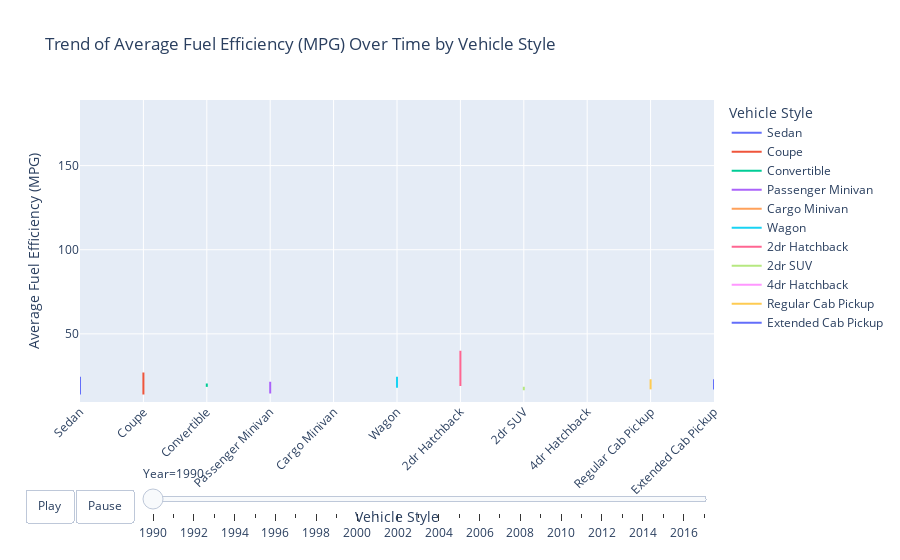

This figure's notebook cell:
### Markdown cell above
Task 4: How does the fuel efficiency of cars vary across different body styles and model years? 

_Hints: Line chart to show the trend of fuel efficiency (MPG) over time for each body style._

### Code cell
# Step 1: Import Required Libraries
import pandas as pd
import plotly.express as px

# Step 2: Load the CSV File
# Load the car_data CSV file
df = pd.read_csv('car_data.csv')

# Step 3: Calculate Average MPG
# Assuming the columns for highway MPG and city MPG are named 'highway MPG' and 'city mpg'
df['Average_MPG'] = (df['highway MPG'] + df['city mpg']) / 2

# Step 4: Sort DataFrame by Year
df['Year'] = pd.to_numeric(df['Year'], errors='coerce')  # Ensure Year is numeric
df = df.sort_values(by='Year')  # Sort by Year in ascending order

# Step 5: Filter Vehicle Styles with More Than One Data Point
# Count the number of years for each vehicle style
vehicle_style_counts = df['Vehicle Style'].value_counts()
valid_vehicle_styles = vehicle_style_counts[vehicle_style_counts > 1].index.tolist()

# Filter the DataFrame to include only valid vehicle styles
filtered_df = df[df['Vehicle Style'].isin(valid_vehicle_styles)]

# Step 6: Create the Line Chart with Plotly
# Create a line plot with dropdown for filtering by year
fig = px.line(filtered_df, 
              x='Vehicle Style', 
              y='Average_MPG', 
              color='Vehicle Style', 
              line_group='Vehicle Style', 
              title='Trend of Average Fuel Efficiency (MPG) Over Time by Vehicle Style',
              animation_frame='Year', 
              range_y=[filtered_df['Average_MPG'].min(), filtered_df['Average_MPG'].max()])  # Autoscale y-axis

# Update layout for better readability
fig.update_layout(
    xaxis_title='Vehicle Style',
    yaxis_title='Average Fuel Efficiency (MPG)',
    xaxis_tickangle=-45,
    legend_title_text='Vehicle Style',
    updatemenus=[{
        'buttons': [
            {
                'args': [None, {'frame': {'duration': 500, 'redraw': True}, 'mode': 'immediate'}],
                'label': 'Play',
                'method': 'animate'
            },
            {
                'args': [[None], {'frame': {'duration': 0, 'redraw': True}, 'mode': 'immediate'}],
                'label': 'Pause',
                'method': 'animate'
            }
        ],
        'direction': 'left',
        'pad': {'r': 10, 't': 87},
        'showactive': False,
        'type': 'buttons',
        'x': 0.1,
        'xanchor': 'right',
        'y': 0,
        'yanchor': 'top'
    }]
)

# Show the plot
fig.show()

### Figure 1 — Plotly figure (JSON) as saved in the notebook; plotly's stock layout.template omitted (floating-point values rounded to 4 significant figures)
{"data": [{"hovertemplate": "Vehicle Style=%{x}<br>Year=1990<br>Average_MPG=%{y}<extra></extra>", "legendgroup": "Sedan", "line": {"color": "#636efa", "dash": "solid"}, "marker": {"symbol": "circle"}, "mode": "lines", "name": "Sedan", "orientation": "v", "showlegend": true, "type": "scatter", "x": ["Sedan", "Sedan", "Sedan", "Sedan", "Sedan", "Sedan", "Sedan", "Sedan", "Sedan", "Sedan", "Sedan", "Sedan", "Sedan", "Sedan", "Sedan", "Sedan", "Sedan", "Sedan", "Sedan", "Sedan", "Sedan", "Sedan", "Sedan", "Sedan", "Sedan", "Sedan"], "xaxis": "x", "y": [19, 18.5, 19.5, 24.5, 24, 24, 19.5, 20.5, 15.5, 18.5, 18, 22, 20.5, 14, 24.5, 22, 23.5, 22.5, 21, 21, 17, 18, 20.5, 22.5, 18, 19], "yaxis": "y"}, {"hovertemplate": "Vehicle Style=%{x}<br>Year=1990<br>Average_MPG=%{y}<extra></extra>", "legendgroup": "Coupe", "line": {"color": "#EF553B", "dash": "solid"}, "marker": {"symbol": "circle"}, "mode": "lines", "name": "Coupe", "orientation": "v", "showlegend": true, "type": "scatter", "x": ["Coupe", "Coupe", "Coupe", "Coupe", "Coupe", "Coupe", "Coupe", "Coupe", "Coupe", "Coupe", "Coupe"], "xaxis": "x", "y": [20.5, 20, 24.5, 24, 20, 24, 14, 17, 18, 27, 18.5], "yaxis": "y"}, {"hovertemplate": "Vehicle Style=%{x}<br>Year=1990<br>Average_MPG=%{y}<extra></extra>", "legendgroup": "Convertible", "line": {"color": "#00cc96", "dash": "solid"}, "marker": {"symbol": "circle"}, "mode": "lines", "name": "Convertible", "orientation": "v", "showlegend": true, "type": "scatter", "x": ["Convertible", "Convertible", "Convertible", "Convertible"], "xaxis": "x", "y": [20.5, 19.5, 19.5, 18.5], "yaxis": "y"}, {"hovertemplate": "Vehicle Style=%{x}<br>Year=1990<br>Average_MPG=%{y}<extra></extra>", "legendgroup": "Passenger Minivan", "line": {"color": "#ab63fa", "dash": "solid"}, "marker": {"symbol": "circle"}, "mode": "lines", "name": "Passenger Minivan", "orientation": "v", "showlegend": true, "type": "scatter", "x": ["Passenger Minivan", "Passenger Minivan", "Passenger Minivan", "Passenger Minivan", "Passenger Minivan", "Passenger Minivan", "Passenger Minivan", "Passenger Minivan", "Passenger Minivan", "Passenger Minivan"], "xaxis": "x", "y": [18, 17, 17.5, 14.5, 15.5, 17, 21.5, 19.5, 18, 20], "yaxis": "y"}, {"hovertemplate": "Vehicle Style=%{x}<br>Year=1990<br>Average_MPG=%{y}<extra></extra>", "legendgroup": "Cargo Minivan", "line": {"color": "#FFA15A", "dash": "solid"}, "marker": {"symbol": "circle"}, "mode": "lines", "name": "Cargo Minivan", "orientation": "v", "showlegend": true, "type": "scatter", "x": ["Cargo Minivan"], "xaxis": "x", "y": [19], "yaxis": "y"}, {"hovertemplate": "Vehicle Style=%{x}<br>Year=1990<br>Average_MPG=%{y}<extra></extra>", "legendgroup": "Wagon", "line": {"color": "#19d3f3", "dash": "solid"}, "marker": {"symbol": "circle"}, "mode": "lines", "name": "Wagon", "orientation": "v", "showlegend": true, "type": "scatter", "x": ["Wagon", "Wagon", "Wagon", "Wagon", "Wagon", "Wagon", "Wagon", "Wagon", "Wagon", "Wagon"], "xaxis": "x", "y": [18.5, 18.5, 22, 18.5, 18, 22.5, 22.5, 24.5, 22, 18.5], "yaxis": "y"}, {"hovertemplate": "Vehicle Style=%{x}<br>Year=1990<br>Average_MPG=%{y}<extra></extra>", "legendgroup": "2dr Hatchback", "line": {"color": "#FF6692", "dash": "solid"}, "marker": {"symbol": "circle"}, "mode": "lines", "name": "2dr Hatchback", "orientation": "v", "showlegend": true, "type": "scatter", "x": ["2dr Hatchback", "2dr Hatchback", "2dr Hatchback", "2dr Hatchback", "2dr Hatchback"], "xaxis": "x", "y": [19, 19.5, 29.5, 40, 27], "yaxis": "y"}, {"hovertemplate": "Vehicle Style=%{x}<br>Year=1990<br>Average_MPG=%{y}<extra></extra>", "legendgroup": "2dr SUV", "line": {"color": "#B6E880", "dash": "solid"}, "marker": {"symbol": "circle"}, "mode": "lines", "name": "2dr SUV", "orientation": "v", "showlegend": true, "type": "scatter", "x": ["2dr SUV", "2dr SUV", "2dr SUV", "2dr SUV"], "xaxis": "x", "y": [18, 17.5, 16.5, 18.5], "yaxis": "y"}, {"hovertemplate": "Vehicle Style=%{x}<br>Year=1990<br>Average_MPG=%{y}<extra></extra>", "legendgroup": "4dr Hatchback", "line": {"color": "#FF97FF", "dash": "solid"}, "marker": {"symbol": "circle"}, "mode": "lines", "name": "4dr Hatchback", "orientation": "v", "showlegend": true, "type": "scatter", "x": ["4dr Hatchback", "4dr Hatchback"], "xaxis": "x", "y": [26.5, 26.5], "yaxis": "y"}, {"hovertemplate": "Vehicle Style=%{x}<br>Year=1990<br>Average_MPG=%{y}<extra></extra>", "legendgroup": "Regular Cab Pickup", "line": {"color": "#FECB52", "dash": "solid"}, "marker": {"symbol": "circle"}, "mode": "lines", "name": "Regular Cab Pickup", "orientation": "v", "showlegend": true, "type": "scatter", "x": ["Regular Cab Pickup", "Regular Cab Pickup"], "xaxis": "x", "y": [17, 23], "yaxis": "y"}, {"hovertemplate": "Vehicle Style=%{x}<br>Year=1990<br>Average_MPG=%{y}<extra></extra>", "legendgroup": "Extended Cab Pickup", "line": {"color": "#636efa", "dash": "solid"}, "marker": {"symbol": "circle"}, "mode": "lines", "name": "Extended Cab Pickup", "orientation": "v", "showlegend": true, "type": "scatter", "x": ["Extended Cab Pickup", "Extended Cab Pickup"], "xaxis": "x", "y": [23, 17], "yaxis": "y"}], "layout": {"legend": {"title": {"text": "Vehicle Style"}, "tracegroupgap": 0}, "sliders": [{"active": 0, "currentvalue": {"prefix": "Year="}, "len": 0.9, "pad": {"b": 10, "t": 60}, "steps": [{"args": [["1990"], {"frame": {"duration": 0, "redraw": false}, "fromcurrent": true, "mode": "immediate", "transition": {"duration": 0, "easing": "linear"}}], "label": "1990", "method": "animate"}, {"args": [["1991"], {"frame": {"duration": 0, "redraw": false}, "fromcurrent": true, "mode": "immediate", "transition": {"duration": 0, "easing": "linear"}}], "label": "1991", "method": "animate"}, {"args": [["1992"], {"frame": {"duration": 0, "redraw": false}, "fromcurrent": true, "mode": "immediate", "transition": {"duration": 0, "easing": "linear"}}], "label": "1992", "method": "animate"}, {"args": [["1993"], {"frame": {"duration": 0, "redraw": false}, "fromcurrent": true, "mode": "immediate", "transition": {"duration": 0, "easing": "linear"}}], "label": "1993", "method": "animate"}, {"args": [["1994"], {"frame": {"duration": 0, "redraw": false}, "fromcurrent": true, "mode": "immediate", "transition": {"duration": 0, "easing": "linear"}}], "label": "1994", "method": "animate"}, {"args": [["1995"], {"frame": {"duration": 0, "redraw": false}, "fromcurrent": true, "mode": "immediate", "transition": {"duration": 0, "easing": "linear"}}], "label": "1995", "method": "animate"}, {"args": [["1996"], {"frame": {"duration": 0, "redraw": false}, "fromcurrent": true, "mode": "immediate", "transition": {"duration": 0, "easing": "linear"}}], "label": "1996", "method": "animate"}, {"args": [["1997"], {"frame": {"duration": 0, "redraw": false}, "fromcurrent": true, "mode": "immediate", "transition": {"duration": 0, "easing": "linear"}}], "label": "1997", "method": "animate"}, {"args": [["1998"], {"frame": {"duration": 0, "redraw": false}, "fromcurrent": true, "mode": "immediate", "transition": {"duration": 0, "easing": "linear"}}], "label": "1998", "method": "animate"}, {"args": [["1999"], {"frame": {"duration": 0, "redraw": false}, "fromcurrent": true, "mode": "immediate", "transition": {"duration": 0, "easing": "linear"}}], "label": "1999", "method": "animate"}, {"args": [["2000"], {"frame": {"duration": 0, "redraw": false}, "fromcurrent": true, "mode": "immediate", "transition": {"duration": 0, "easing": "linear"}}], "label": "2000", "method": "animate"}, {"args": [["2001"], {"frame": {"duration": 0, "redraw": false}, "fromcurrent": true, "mode": "immediate", "transition": {"duration": 0, "easing": "linear"}}], "label": "2001", "method": "animate"}, {"args": [["2002"], {"frame": {"duration": 0, "redraw": false}, "fromcurrent": true, "mode": "immediate", "transition": {"duration": 0, "easing": "linear"}}], "label": "2002", "method": "animate"}, {"args": [["2003"], {"frame": {"duration": 0, "redraw": false}, "fromcurrent": true, "mode": "immediate", "transition": {"duration": 0, "easing": "linear"}}], "label": "2003", "method": "animate"}, {"args": [["2004"], {"frame": {"duration": 0, "redraw": false}, "fromcurrent": true, "mode": "immediate", "transition": {"duration": 0, "easing": "linear"}}], "label": "2004", "method": "animate"}, {"args": [["2005"], {"frame": {"duration": 0, "redraw": false}, "fromcurrent": true, "mode": "immediate", "transition": {"duration": 0, "easing": "linear"}}], "label": "2005", "method": "animate"}, {"args": [["2006"], {"frame": {"duration": 0, "redraw": false}, "fromcurrent": true, "mode": "immediate", "transition": {"duration": 0, "easing": "linear"}}], "label": "2006", "method": "animate"}, {"args": [["2007"], {"frame": {"duration": 0, "redraw": false}, "fromcurrent": true, "mode": "immediate", "transition": {"duration": 0, "easing": "linear"}}], "label": "2007", "method": "animate"}, {"args": [["2008"], {"frame": {"duration": 0, "redraw": false}, "fromcurrent": true, "mode": "immediate", "transition": {"duration": 0, "easing": "linear"}}], "label": "2008", "method": "animate"}, {"args": [["2009"], {"frame": {"duration": 0, "redraw": false}, "fromcurrent": true, "mode": "immediate", "transition": {"duration": 0, "easing": "linear"}}], "label": "2009", "method": "animate"}, {"args": [["2010"], {"frame": {"duration": 0, "redraw": false}, "fromcurrent": true, "mode": "immediate", "transition": {"duration": 0, "easing": "linear"}}], "label": "2010", "method": "animate"}, {"args": [["2011"], {"frame": {"duration": 0, "redraw": false}, "fromcurrent": true, "mode": "immediate", "transition": {"duration": 0, "easing": "linear"}}], "label": "2011", "method": "animate"}, {"args": [["2012"], {"frame": {"duration": 0, "redraw": false}, "fromcurrent": true, "mode": "immediate", "transition": {"duration": 0, "easing": "linear"}}], "label": "2012", "method": "animate"}, {"args": [["2013"], {"frame": {"duration": 0, "redraw": false}, "fromcurrent": true, "mode": "immediate", "transition": {"duration": 0, "easing": "linear"}}], "label": "2013", "method": "animate"}, {"args": [["2014"], {"frame": {"duration": 0, "redraw": false}, "fromcurrent": true, "mode": "immediate", "transition": {"duration": 0, "easing": "linear"}}], "label": "2014", "method": "animate"}, {"args": [["2015"], {"frame": {"duration": 0, "redraw": false}, "fromcurrent": true, "mode": "immediate", "transition": {"duration": 0, "easing": "linear"}}], "label": "2015", "method": "animate"}, {"args": [["2016"], {"frame": {"duration": 0, "redraw": false}, "fromcurrent": true, "mode": "immediate", "transition": {"duration": 0, "easing": "linear"}}], "label": "2016", "method": "animate"}, {"args": [["2017"], {"frame": {"duration": 0, "redraw": false}, "fromcurrent": true, "mode": "immediate", "transition": {"duration": 0, "easing": "linear"}}], "label": "2017", "method": "animate"}], "x": 0.1, "xanchor": "left", "y": 0, "yanchor": "top"}], "title": {"text": "Trend of Average Fuel Efficiency (MPG) Over Time by Vehicle Style"}, "updatemenus": [{"buttons": [{"args": [null, {"frame": {"duration": 500, "redraw": true}, "mode": "immediate"}], "label": "Play", "method": "animate"}, {"args": [[null], {"frame": {"duration": 0, "redraw": true}, "mode": "immediate"}], "label": "Pause", "method": "animate"}], "direction": "left", "pad": {"r": 10, "t": 87}, "showactive": false, "type": "buttons", "x": 0.1, "xanchor": "right", "y": 0, "yanchor": "top"}], "xaxis": {"anchor": "y", "categoryarray": ["Sedan", "Coupe", "Convertible", "Passenger Minivan", "Cargo Minivan", "Wagon", "2dr Hatchback", "2dr SUV", "4dr Hatchback", "Regular Cab Pickup", "Extended Cab Pickup", "4dr SUV", "Convertible SUV", "Passenger Van", "Cargo Van", "Crew Cab Pickup"], "categoryorder": "array", "domain": [0, 1], "tickangle": -45, "title": {"text": "Vehicle Style"}}, "yaxis": {"anchor": "x", "domain": [0, 1], "range": [9.5, 189], "title": {"text": "Average Fuel Efficiency (MPG)"}}}}
